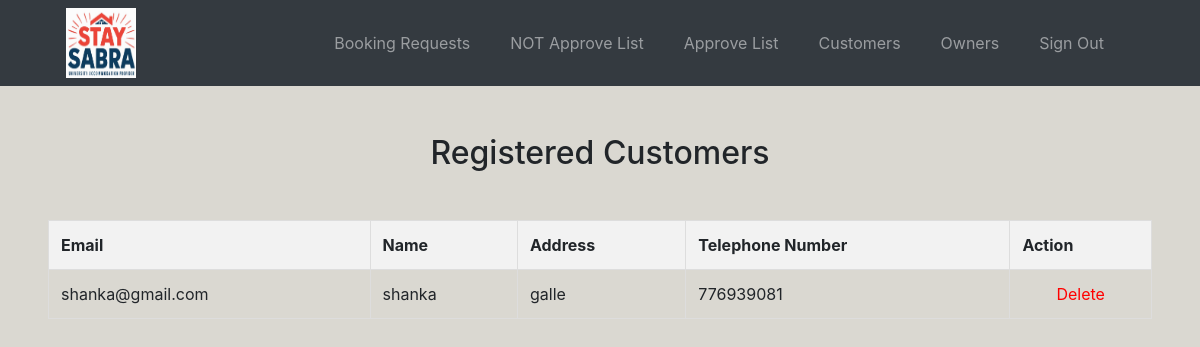
Before: /admin_customers.php with the older database file.
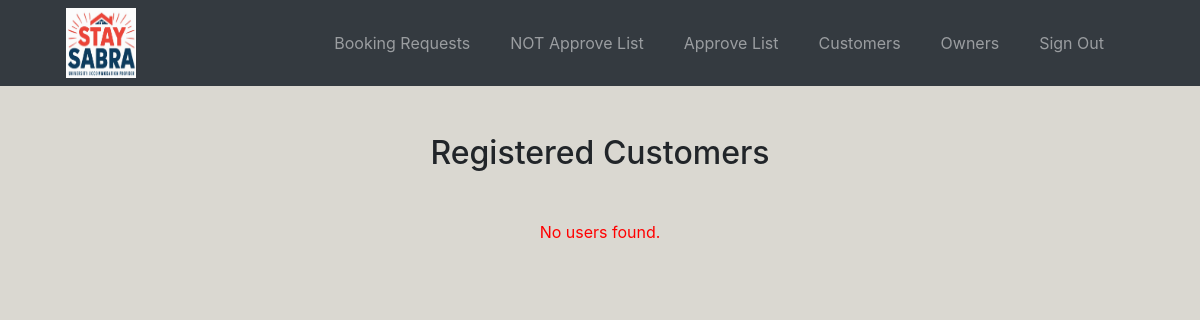
After: the same page with the newer database file.
### tables this page shows
CREATE TABLE `users` (
  `email` varchar(50) NOT NULL,
  `name` varchar(100) NOT NULL,
  `address` varchar(50) NOT NULL,
  `tel_number` int(10) NOT NULL,
  `user_role` varchar(50) NOT NULL,
  `password1` varchar(50) NOT NULL
);

### admin_customers.php (the view, shortened to what this page needs)
<!DOCTYPE html>
<html lang="en">
<head>
    <link rel="stylesheet" href="https://cdn.jsdelivr.net/npm/bootstrap@4.3.1/dist/css/bootstrap.min.css" />
</head>
<body>
<nav class="navbar navbar-expand-lg navbar-dark bg-dark mb-5">
        <img src="image/boarding_logo.jpg" alt="Your Image Description" style="
          width: 70px;
          height: 70px;
          vertical-align: middle;
          margin-left: 50px;
        " />
        <div class="collapse navbar-collapse" id="navbarNavAltMarkup">
            <div class="navbar-nav ml-auto px-5">
                <a class="nav-item nav-link mr-4" href="admin_dash.php">Booking Requests</a>
                <a class="nav-item nav-link mr-4" href="admin_NOT_Approve_List.php">NOT Approve List</a>
                <a class="nav-item nav-link mr-4" href="admin_Approve_List.php">Approve List</a>
                <a class="nav-item nav-link mr-4" href="admin_customers.php">Customers</a>
                <a class="nav-item nav-link mr-4" href="admin_owners.php">Owners</a>
                <a class="nav-item nav-link mr-4" href="index.php">Sign Out</a>
            </div>
        </div>
    </nav>
    <h2 class="text-center mb-5">Registered Customers</h2>
    <div class="mx-5">
    <?php
require 'databaseConnection.php';
$sql = "SELECT * FROM users WHERE user_role = 'students' ";
$result = mysqli_query($conn, $sql);
if (mysqli_num_rows($result) > 0) {
    echo "<table style='width: 100%; border-collapse: collapse; border: 1px solid #ddd;'>";
    echo "<tr style='background-color: #f2f2f2;'>";
    echo "<th style='padding: 12px; border: 1px solid #ddd; text-align: left;'>Email</th>";
    echo "<th style='padding: 12px; border: 1px solid #ddd; text-align: left;'>Name</th>";
    echo "<th style='padding: 12px; border: 1px solid #ddd; text-align: left;'>Address</th>";
    echo "<th style='padding: 12px; border: 1px solid #ddd; text-align: left;'>Telephone Number</th>";
    echo "<th style='padding: 12px; border: 1px solid #ddd; text-align: left;'>Action</th>";
    echo "</tr>";
    while ($row = mysqli_fetch_assoc($result)) {
        echo "<tr style='border: 1px solid #ddd;'>";
        echo "<td style='padding: 12px; border: 1px solid #ddd;'>" . htmlspecialchars($row['email']) . "</td>";
        echo "<td style='padding: 12px; border: 1px solid #ddd;'>" . htmlspecialchars($row['name']) . "</td>";
        echo "<td style='padding: 12px; border: 1px solid #ddd;'>" . htmlspecialchars($row['address']) . "</td>";
        echo "<td style='padding: 12px; border: 1px solid #ddd;'>" . htmlspecialchars($row['tel_number']) . "</td>";
        echo "<td style='padding: 12px; border: 1px solid #ddd; text-align: center;'>";
        echo "<a href='admin_delete_user_student.php?email=" . urlencode($row['email']) . "' style='color: #ff0000; text-decoration: none;' onclick='return confirm(\"Are you sure you want to delete this user?\")'>Delete</a>";
        echo "</td>";
        echo "</tr>";
    }
    echo "</table>";
} else {
    echo "<p style='text-align: center; color: red;'>No users found.</p>";
}
?>
    </div>
</body>
</html>

Changed rows visible on the page:
removed users: email "shanka@gmail.com", name "shanka", address "galle", tel_number "776939081"
Other visible differences:
text no longer shown: "Email Name Address Telephone Number Action"
text now shown: "No users found."
